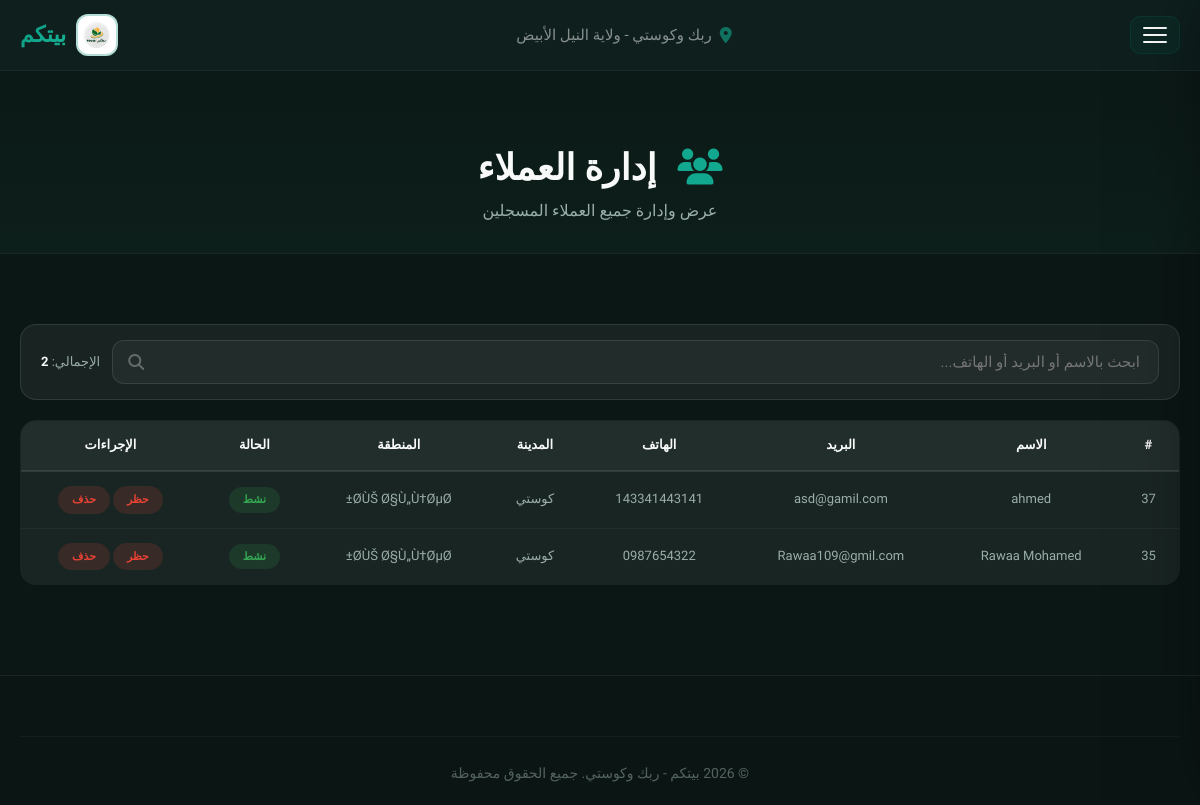
The app's page /admin_clients.php (signed in) with its own data.
### tables this page shows
CREATE TABLE `users` (
  `id` int(11) NOT NULL auto_increment,
  `name` varchar(100) NOT NULL,
  `username` varchar(50) NOT NULL,
  `email` varchar(100) NOT NULL,
  `phone` varchar(20) NOT NULL,
  `region` varchar(100) NOT NULL,
  `city` varchar(50) default NULL,
  `age` int(11) NOT NULL,
  `service_type` varchar(50) NOT NULL,
  `password` varchar(255) NOT NULL,
  `user_type` enum('admin','provider','receiver') default 'provider',
  `admin_role` enum('super_admin','main','providers','clients','reviews') default NULL,
  `manager_role` varchar(50) default NULL,
  `is_approved` enum('pending','approved','rejected') default 'pending',
  `profile_image` varchar(255) default NULL,
  `national_id_image` varchar(255) default NULL,
  `certificate_image` varchar(255) default NULL,
  `working_area` varchar(255) default NULL,
  `created_at` timestamp NOT NULL default CURRENT_TIMESTAMP,
  `is_banned` tinyint(1) NOT NULL default '0',
  `welcome_shown` tinyint(1) NOT NULL default '0',
  PRIMARY KEY  (`id`),
  UNIQUE KEY `username` (`username`),
  UNIQUE KEY `email` (`email`),
  KEY `idx_is_approved` (`is_approved`),
  KEY `idx_user_type` (`user_type`)
);

### config.php (called while the page is built, shortened)
<?php
$AVAILABLE_CITIES = array(
    'rabak' => 'ربك',
    'kosti' => 'كوستي'
);
function isLoggedIn() {
    return isset($_SESSION['user_id']);
}
function isAdmin() {
    return isLoggedIn() && $_SESSION['user_type'] == 'admin';
}
function isSuperAdmin() {
    return isAdmin() && isset($_SESSION['admin_role']) && $_SESSION['admin_role'] == 'super_admin';
}
function getCityName($key) {
    global $AVAILABLE_CITIES;
    return isset($AVAILABLE_CITIES[$key]) ? $AVAILABLE_CITIES[$key] : $key;
}
    ?>

### admin_clients.php (the view, shortened to what this page needs)
<?php
require_once 'config.php';
$stmt = $pdo->query("SELECT * FROM users WHERE user_type = 'receiver' ORDER BY created_at DESC");
$clients = $stmt->fetchAll();
?>
<!DOCTYPE html>
<html lang="ar" dir="rtl">
<head>
    <link rel="stylesheet" href="https://cdnjs.cloudflare.com/ajax/libs/font-awesome/6.5.0/css/all.min.css">
    <link href="https://unpkg.com/aos@2.3.1/dist/aos.css" rel="stylesheet">
</head>
<body>
    <header id="mainHeader">
        <div class="container header-inner">
            <div class="logo">
                <img src="uploads/sh.png" alt="بيتكم">
                <span>بيتكم</span>
            </div>
            <div class="header-center">
                <i class="fas fa-map-marker-alt"></i>
                <span>ربك وكوستي - ولاية النيل الأبيض</span>
            </div>
            <button class="hamburger" id="hamburgerBtn"><span></span><span></span><span></span></button>
        </div>
    </header>
    <div class="page-header">
        <div class="container">
            <h1 data-aos="fade-up"><i class="fas fa-users"></i> إدارة العملاء</h1>
            <p data-aos="fade-up" data-aos-delay="100">عرض وإدارة جميع العملاء المسجلين</p>
        </div>
    </div>
    <section>
        <div class="container">
            <div class="admin-search-bar" data-aos="fade-up">
                <div class="search-wrapper">
                    <i class="fas fa-search"></i>
                    <input type="text" id="clientSearch" placeholder="ابحث بالاسم أو البريد أو الهاتف..." oninput="filterClients()">
                </div>
                <div class="count-info">
                    الإجمالي: <strong style="color:var(--text-white);" id="clientCount"><?php echo count($clients); ?></strong>
                </div>
            </div>
            <div class="table-responsive" data-aos="fade-up">
                <table>
                    <thead>
                        <tr>
                            <th>#</th>
                            <th>الاسم</th>
                            <th>البريد</th>
                            <th>الهاتف</th>
                            <th>المدينة</th>
                            <th>المنطقة</th>
                            <th>الحالة</th>
                            <th>الإجراءات</th>
                        </tr>
                    </thead>
                    <tbody id="clientsTable">
                        <?php if (count($clients) == 0): ?>
                            <tr><td colspan="8" style="text-align:center; padding:30px;">لا يوجد عملاء</td></tr>
                        <?php else: ?>
                            <?php foreach ($clients as $c): ?>
                                <tr data-search="<?php echo strtolower(htmlspecialchars($c['name'] . ' ' . $c['email'] . ' ' . $c['phone'])); ?>">
                                    <td><?php echo $c['id']; ?></td>
                                    <td><?php echo htmlspecialchars($c['name']); ?></td>
                                    <td><?php echo htmlspecialchars($c['email']); ?></td>
                                    <td><?php echo htmlspecialchars($c['phone']); ?></td>
                                    <td><?php echo htmlspecialchars(getCityName(isset($c['city']) ? $c['city'] : '')); ?></td>
                                    <td><?php echo htmlspecialchars($c['region']); ?></td>
                                    <td>
                                        <span class="badge-status <?php echo $c['is_banned'] == 1 ? 'badge-banned' : 'badge-active'; ?>">
                                            <?php echo $c['is_banned'] == 1 ? 'محظور' : 'نشط'; ?>
                                        </span>
                                    </td>
                                    <td>
                                        <div style="display:flex; gap:3px; flex-wrap:wrap; justify-content:center;">
                                            <?php if ($c['is_banned'] == 1): ?>
                                                <a href="?action=unban&id=<?php echo $c['id']; ?>" class="btn-sm success" onclick="return confirm('إلغاء الحظر؟')">إلغاء الحظر</a>
                                            <?php else: ?>
                                                <a href="?action=ban&id=<?php echo $c['id']; ?>" class="btn-sm danger" onclick="return confirm('حظر هذا العميل؟')">حظر</a>
                                            <?php endif; ?>
                                            <?php if (isSuperAdmin()): ?>
                                                <a href="?action=delete&id=<?php echo $c['id']; ?>" class="btn-sm danger" onclick="return confirm('حذف هذا العميل بالكامل؟')">حذف</a>
                                            <?php endif; ?>
                                        </div>
                                    </td>
                                </tr>
                            <?php endforeach; ?>
                        <?php endif; ?>
                    </tbody>
                </table>
            </div>
        </div>
    </section>
    <footer>
        <div class="container">
            <div class="footer-grid">
                <div class="copyright">© 2026 بيتكم - ربك وكوستي. جميع الحقوق محفوظة</div>
            </div>
        </div>
    </footer>
</body>
</html>

### records on screen
users: id "37", name "ahmed", email "asd@gamil.com", phone "143341443141", city "كوستي", region "Ø­ÙŠ Ø§Ù„Ù†ØµØ±", is_banned "نشط"
users: id "35", name "Rawaa Mohamed", email "Rawaa109@gmil.com", phone "0987654322", city "كوستي", region "Ø­ÙŠ Ø§Ù„Ù†ØµØ±", is_banned "نشط"

### other values on screen
count($clients) "2"
